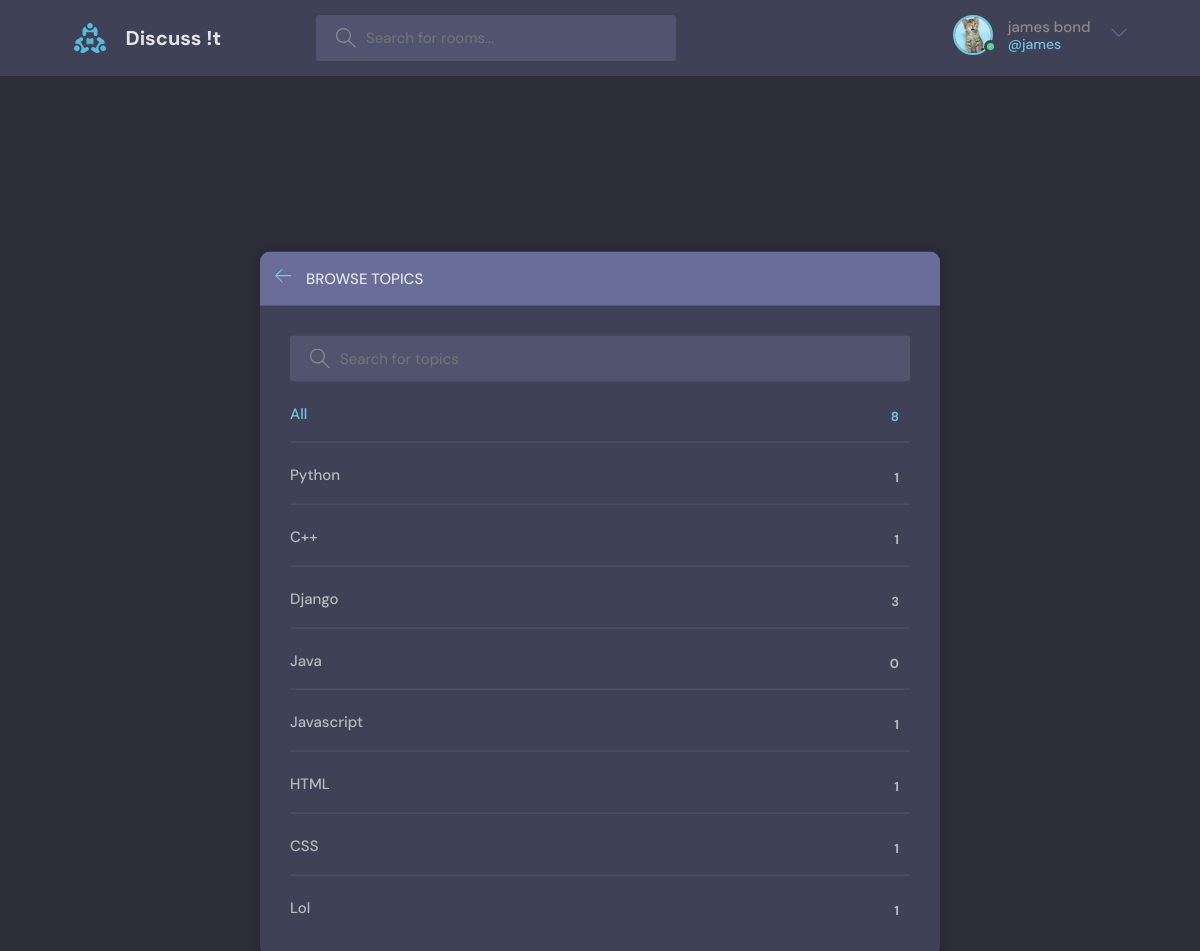
/topics/ (signed in), run on the app's committed database.
### base/models.py (models this page shows, shortened)
class User(AbstractUser):
    name = models.CharField(max_length=200, null=True)
    email = models.EmailField(unique=True, null=True)
    bio = models.TextField(null=True)
    avatar = models.ImageField(null=True, default="avatar.svg")
    USERNAME_FIELD = 'email'
    REQUIRED_FIELDS = []

class Topic(models.Model):
    name = models.CharField(max_length = 200)

### base/views.py (the view)
# urls.py: path('topics/', views.topicsPage, name = "topics"),
def topicsPage(request):
    q = request.GET.get('q') if request.GET.get('q') != None else ''
    topics = Topic.objects.filter(name__icontains=q)
    return render(request, 'base/topics.html', {'topics': topics})

### base/templates/base/topics.html (shortened to what this page needs)
{% extends 'main.html' %}
{% block content %}
    <main class="create-room layout">
      <div class="container">
        <div class="layout__box">
          <div class="layout__boxHeader">
            <div class="layout__boxTitle">
              <a href="{% url 'home' %}">
                <svg version="1.1" xmlns="http://www.w3.org/2000/svg" width="32" height="32" viewBox="0 0 32 32">
                  <title>arrow-left</title>
                  <path
                    d="M13.723 2.286l-13.723 13.714 13.719 13.714 1.616-1.611-10.96-10.96h27.625v-2.286h-27.625l10.965-10.965-1.616-1.607z"
                  ></path>
                </svg>
              </a>
              <h3>Browse Topics</h3>
            </div>
          </div>
          <div class="topics-page layout__body">
            <form action="" method="GET" class="header__search">
              <label>
                <input name="q" placeholder="Search for topics" />
              </label>
            </form>
            <div class="topicsList">
              <ul class="topics__list">
                <li>
                  <a href="{% url 'topics' %}" class="active">All <span>{{topics.count}}</span></a>
                </li>
                {% for topic in topics %}
                <li>
                  <a href="{% url 'home' %}?q={{topic.name}}">{{topic.name}} <span>{{topic.room_set.all.count}}</span></a>
                </li>
                {% endfor %}
              </ul>
            </div>
          </div>
        </div>
      </div>
    </main>
{% endblock %}

### templates/navbar.html (shortened to what this page needs)
{% load static %}
<header class="header header--loggedIn">
    <div class="container">
        <a href="{% url 'home' %}" class="header__logo">
        <img src="{% static 'images/logo.svg' %}" />
        <h1>Discuss !t</h1>
        </a>
        <form class="header__search" method="GET" action="{% url 'home' %}">
        <label>
            <input name="q" placeholder="Search for rooms..." />
        </label>
        </form>
        <nav class="header__menu">
        {% if request.user.is_authenticated %}
        <div class="header__user">
            <a href="{% url 'user-profile' request.user.id %}">
            <div class="avatar avatar--medium active">
                <img src="{{request.user.avatar.url}}" />
            </div>
            <p>{{request.user.name}}<span>@{{request.user.username}}</span></p>
            </a>
            <button class="dropdown-button">
            <svg version="1.1" xmlns="http://www.w3.org/2000/svg" width="32" height="32" viewBox="0 0 32 32">
                <title>chevron-down</title>
                <path d="M16 21l-13-13h-3l16 16 16-16h-3l-13 13z"></path>
            </svg>
            </button>
        </div>
        {% else %}
        <a href="{% url 'login' %}">
            <img src="{% static 'images/avatar.svg' %}" />
            <p>Login</p>
        </a>
        {% endif %}
        </nav>
    </div>
</header>

### static/styles/style.css (style rules this page uses)
:root { --color-main: #71c6dd; --color-main-light: #e1f6fb; --color-dark: #3f4156; --color-dark-medium: #51546e; --color-dark-light: #696d97; --color-light: #e5e5e5; --color-gray: #8b8b8b; --color-light-gray: #b2bdbd; --color-bg: #2d2d39; --color-success: #5dd693; --color-error: #fc4b0b; }
* { font-family: "DM Sans", -apple-system, BlinkMacSystemFont, "Segoe UI", Roboto, Oxygen, Ubuntu, Cantarell, "Open Sans", "Helvetica Neue", sans-serif; margin: 0; padding: 0; box-sizing: border-box; text-rendering: optimizeLegibility; font-size: inherit; }
html { font-size: 56.25%; }
@media only screen and (min-width: 1200px) { html { font-size: 62.5%; } }
body { line-height: 1.6; font-weight: 400; font-size: 1.5rem; color: var(--color-light-gray); background-color: var(--color-bg); min-height: 100vh; }
img { width: 100%; }
a { display: inline-block; color: var(--color-main); text-decoration: none; }
.container { max-width: 120rem; width: 90%; margin: auto; }
.avatar { position: relative; display: inline-block; border-radius: 50%; border: 2px solid var(--color-main); }
.avatar img { display: block; border-radius: 50%; object-fit: cover; object-position: center; }
.avatar::after { content: ""; display: block; position: absolute; background-color: var(--color-gray); z-index: 111; border-radius: 50%; border: 0.3rem solid var(--color-dark); }
.avatar.active::after { background-color: var(--color-success); }
.avatar.avatar--medium img { width: 3.6rem; height: 3.6rem; border-radius: 50%; }
.avatar.avatar--medium:after { width: 0.7rem; height: 0.7rem; bottom: 0px; right: -6px; }
.header { padding: 1.5rem; background-color: var(--color-dark); }
.header > .container { display: flex; gap: 9.5rem; }
.header__logo, .header__user { display: flex; gap: 2rem; align-items: center; }
.header__logo > img { height: 3.2rem; width: 3.2rem; }
.header__logo > h1 { font-weight: 700; font-size: 2rem; color: var(--color-light); }
.header__search > label { background-color: var(--color-dark-medium); padding: 1.3rem 1rem; display: flex; align-items: center; gap: 1rem; border-radius: 4px; }
.header__search svg { fill: var(--color-gray); width: 2rem; height: 2rem; margin-left: 1rem; }
.header__search input { width: 30rem; background: transparent; border: none; outline: none; color: var(--color-light); }
.header__menu { margin-left: auto; position: relative; }
.header__menu a { display: flex; gap: 1.5rem; align-items: center; font-weight: 500; text-decoration: none; color: var(--color-gray); }
.header__menu img { height: 3.6rem; }
.header__menu p { line-height: 1.2; }
.header__menu span { color: var(--color-main); font-weight: 500; font-size: 1.4rem; display: block; }
.header__menu svg { width: 1.6rem; height: 1.6rem; fill: var(--color-dark-light); }
.dropdown-button { background: transparent; border: 0; outline: 0; cursor: pointer; }
.layout { margin-top: 2.4rem; }
.layout > .container { display: flex; justify-content: space-between; align-items: flex-start; }
.layout__box { margin-top: 100px; width: 90%; max-width: 48rem; min-height: 40rem; position: absolute; top: 50%; left: 50%; transform: translate(-50%, -46%); background-color: var(--color-dark); border-radius: 1rem; box-shadow: 1px 1px 6px 3px rgba(0, 0, 0, 0.1); overflow: hidden; }
.layout__boxHeader { display: flex; padding: 1.5rem; background-color: var(--color-dark-light); }
.layout__boxTitle { display: flex; gap: 1.5rem; align-items: center; }
.layout__boxTitle h3 { text-transform: uppercase; font-weight: 500; color: var(--color-light); }
.layout__boxTitle svg { width: 1.6rem; height: 1.6rem; fill: var(--color-main); }
.layout__body { margin: 3rem; }
.topics__list { list-style: none; }
.topics__list li a { display: flex; justify-content: space-between; margin-bottom: 3rem; font-weight: 500; color: var(--color-light-gray); transition: all 0.3s ease-in-out; }
.topics__list li a.active, .topics__list li a:hover { color: var(--color-main); }
.topics__list li a span { padding: 0.5rem 1rem; background-color: var(--color-dark); border-radius: 3px; font-size: 1.3rem; font-weight: 700; letter-spacing: 1px; }
.topics-page .topics__list li:not(:last-child) a { margin: 2rem 0; padding-bottom: 1rem; text-decoration: none; border-bottom: 1px solid var(--color-dark-medium); }
.topics-page .header__search { display: block; }
.topicsList { max-height:min-content; }
.create-room.layout .layout__box { max-width: 68rem; }

### data on the page
User: user.avatar (picture), user.name "james bond", user.username "james"
Topic: name "Python", room_set.all.count "1"
Topic: name "C++", room_set.all.count "1"
Topic: name "Django", room_set.all.count "3"
Topic: name "Java", room_set.all.count "0"
Topic: name "Javascript", room_set.all.count "1"
Topic: name "HTML", room_set.all.count "1"
Topic: name "CSS", room_set.all.count "1"
Topic: name "Lol", room_set.all.count "1"

### other printed values
{{ topics.count }} "8"
